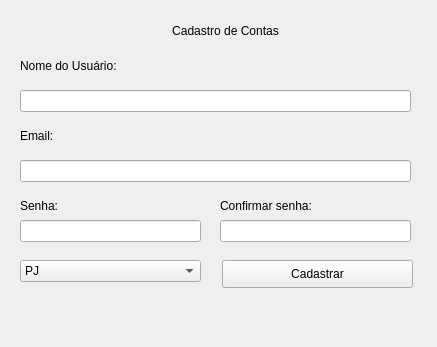
<?xml version="1.0" encoding="UTF-8"?>
<ui version="4.0">
 <class>MainWindow</class>
 <widget class="QMainWindow" name="MainWindow">
  <property name="geometry">
   <rect>
    <x>0</x>
    <y>0</y>
    <width>437</width>
    <height>347</height>
   </rect>
  </property>
  <property name="windowTitle">
   <string>MainWindow</string>
  </property>
  <property name="styleSheet">
   <string notr="true">QWidget{
background-color: #2c3e50;
border: 2px solid #fff;
border-radius: 10px;
animation: midnightShift 10s
infinite alternate;
}

@keyframes midnightShift {
	0% {
			background-color: #2c3e50;
	}
	25% {
			background-color: #34495e;
	}
	50%{
			background-color: #2c3e50;
	}
	75%{
			background-color: #1c2833;
	}
	100%{
			background-color:#2c3e50;
	}
}
QLabel{
color: #FFE5B4;
border: #FFE5B4;
border-radius: 1px;
}
QLabel:focus{
color: #FFE5B4;
border: #FFE5B4;
border-radius: 1px;
}

QLineEdit{
background:Silver;
border: 2px rgb(85, 170, 255) solid;
border-radius: 10px;
color: #B87333
}
QLineEdit:focus {
Background: #F4FDFF;
border: 2px  solid #FFE5B4;
color: #B87333
}

QComboBox{
background:Silver;
border: 2px rgb(85, 170, 255) solid;
border-radius: 10px;
color: #B87333
}

QPushButton{
background:Silver;
border: 2px rgb(85, 170, 255) solid;
border-radius: 10px;
color: #B87333
}

QPushButton:hover{
background:#F4FDFF;
border: 2px rgb(85, 170, 255) solid;
border-radius: 10px;
color: #B87333
}
</string>
  </property>
  <widget class="QWidget" name="centralwidget">
   <widget class="QLabel" name="label">
    <property name="geometry">
     <rect>
      <x>20</x>
      <y>20</y>
      <width>411</width>
      <height>21</height>
     </rect>
    </property>
    <property name="text">
     <string>Cadastro de Contas</string>
    </property>
    <property name="alignment">
     <set>Qt::AlignCenter</set>
    </property>
   </widget>
   <widget class="QLabel" name="label_2">
    <property name="geometry">
     <rect>
      <x>20</x>
      <y>50</y>
      <width>131</width>
      <height>31</height>
     </rect>
    </property>
    <property name="text">
     <string>Nome do Usuário:</string>
    </property>
   </widget>
   <widget class="QLineEdit" name="lineEdit">
    <property name="geometry">
     <rect>
      <x>20</x>
      <y>90</y>
      <width>391</width>
      <height>22</height>
     </rect>
    </property>
   </widget>
   <widget class="QLineEdit" name="lineEdit_2">
    <property name="geometry">
     <rect>
      <x>20</x>
      <y>160</y>
      <width>391</width>
      <height>22</height>
     </rect>
    </property>
   </widget>
   <widget class="QLabel" name="label_3">
    <property name="geometry">
     <rect>
      <x>20</x>
      <y>120</y>
      <width>131</width>
      <height>31</height>
     </rect>
    </property>
    <property name="text">
     <string>Email:</string>
    </property>
   </widget>
   <widget class="QLabel" name="label_4">
    <property name="geometry">
     <rect>
      <x>20</x>
      <y>190</y>
      <width>131</width>
      <height>31</height>
     </rect>
    </property>
    <property name="text">
     <string>Senha:</string>
    </property>
   </widget>
   <widget class="QLabel" name="label_5">
    <property name="geometry">
     <rect>
      <x>220</x>
      <y>190</y>
      <width>131</width>
      <height>31</height>
     </rect>
    </property>
    <property name="text">
     <string>Confirmar senha:</string>
    </property>
   </widget>
   <widget class="QPushButton" name="pushButton">
    <property name="geometry">
     <rect>
      <x>222</x>
      <y>260</y>
      <width>191</width>
      <height>28</height>
     </rect>
    </property>
    <property name="text">
     <string>Cadastrar</string>
    </property>
   </widget>
   <widget class="QComboBox" name="comboBox">
    <property name="geometry">
     <rect>
      <x>20</x>
      <y>260</y>
      <width>181</width>
      <height>22</height>
     </rect>
    </property>
    <property name="modelColumn">
     <number>0</number>
    </property>
    <item>
     <property name="text">
      <string>PJ</string>
     </property>
    </item>
    <item>
     <property name="text">
      <string>PF</string>
     </property>
    </item>
   </widget>
   <widget class="QLineEdit" name="lineEdit_3">
    <property name="geometry">
     <rect>
      <x>20</x>
      <y>220</y>
      <width>181</width>
      <height>22</height>
     </rect>
    </property>
   </widget>
   <widget class="QLineEdit" name="lineEdit_4">
    <property name="geometry">
     <rect>
      <x>220</x>
      <y>220</y>
      <width>191</width>
      <height>22</height>
     </rect>
    </property>
   </widget>
   <widget class="QLabel" name="label_6">
    <property name="geometry">
     <rect>
      <x>390</x>
      <y>10</y>
      <width>31</width>
      <height>31</height>
     </rect>
    </property>
    <property name="text">
     <string/>
    </property>
    <property name="pixmap">
     <pixmap>do-utilizador.png</pixmap>
    </property>
    <property name="scaledContents">
     <bool>true</bool>
    </property>
   </widget>
  </widget>
 </widget>
 <resources/>
 <connections/>
</ui>
